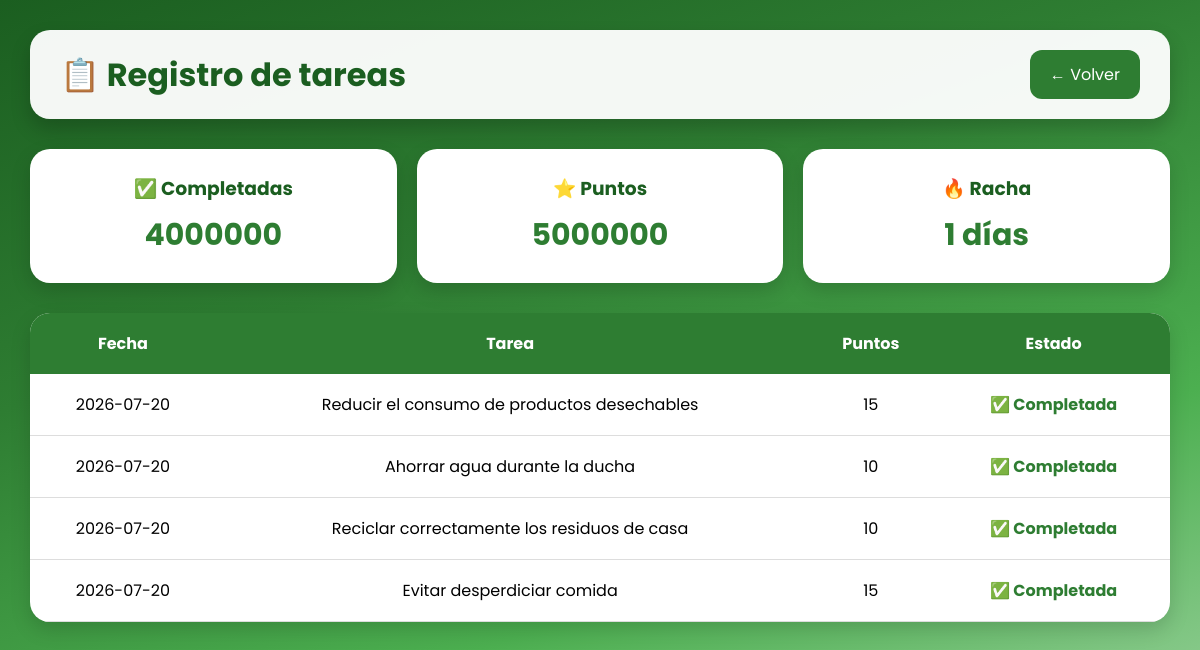
Page /tareas_reg (signed in) on the committed database.
### main.py (models this page shows, shortened)
class User(db.Model):
    id = db.Column(db.Integer, primary_key=True)
    email = db.Column(db.String(100), unique=True, nullable=False)
    password = db.Column(db.String(100), nullable=False)
    username = db.Column(db.String(100), nullable=True)
    points = db.Column(db.Integer, default=0)
    plant_name = db.Column(db.String(200), default=0)
    plant_type = db.Column(db.String(200), default=0)
    streak = db.Column(db.Integer, default=0)
    lvl = db.Column(db.Integer, default=0)
    impact = db.Column(db.Integer, default=0)

class Task(db.Model):
    id = db.Column(db.Integer, primary_key=True)
    user_id = db.Column(db.Integer, db.ForeignKey('user.id'), nullable=False)
    name = db.Column(db.String(100), nullable=False)
    points = db.Column(db.Integer, nullable=False)
    completed = db.Column(db.Boolean, default=False)
    date = db.Column(db.String(100), nullable=False)

### main.py (the view)
@app.route('/tareas_reg')
def tareas_reg():
    if 'user_id' not in session:
        return redirect('/')
    tareas = Task.query.filter_by(
        user_id=session['user_id']
    ).order_by(Task.date.desc()).all()
    return render_template(
        'registro.html',
        user=User.query.get(session['user_id']),
        tareas=tareas
    )

### templates/registro.html (shortened to what this page needs)
<!DOCTYPE html>
<html lang="es">
<head>
    <link rel="stylesheet" href="../static/css/registro.css">
</head>
<body>
<header class="encabezado">
    <h1>📋 Registro de tareas</h1>
    <a href="dashboard" class="volver">
        ← Volver
    </a>
</header>
<main class="contenedor">
    <section class="resumen">
        <div class="estadistica">
            <h3>✅ Completadas</h3>
            <p>{{ user.impact }}</p>
        </div>
        <div class="estadistica">
            <h3>⭐ Puntos</h3>
            <p>{{ user.points }}</p>
        </div>
        <div class="estadistica">
            <h3>🔥 Racha</h3>
            <p>{{ user.streak }} días</p>
        </div>
    </section>
    <section class="tabla">
        <table>
            <thead>
                <tr>
                    <th>Fecha</th>
                    <th>Tarea</th>
                    <th>Puntos</th>
                    <th>Estado</th>
                </tr>
            </thead>
            <tbody>
                {% for task in tareas %}
                <tr>
                    <td>{{ task.date }}</td>
                    <td>{{ task.name }}</td>
                    <td>{{ task.points }}</td>
                    <td>
                        {% if task.completed %}
                            <span class="completada">✅ Completada</span>
                        {% else %}
                            <span class="pendiente">❌ Pendiente</span>
                        {% endif %}
                    </td>
                </tr>
                {% endfor %}
            </tbody>
        </table>
    </section>
</main>
</body>
</html>

### static/css/registro.css (style rules this page uses)
* { margin:0; padding:0; box-sizing:border-box; font-family:'Poppins',sans-serif; }
body { min-height:100vh; background:linear-gradient(160deg,#1B5E20,#2E7D32,#4CAF50,#A5D6A7); padding:30px; }
.encabezado { max-width:1200px; margin:auto; margin-bottom:30px; background:rgba(255,255,255,.95); display:flex; justify-content:space-between; align-items:center; padding:20px 30px; border-radius:20px; box-shadow:0 10px 20px rgba(0,0,0,.2); }
.encabezado h1 { color:#1B5E20; }
.volver { text-decoration:none; background:#2E7D32; color:white; padding:12px 20px; border-radius:12px; transition:.3s; }
.contenedor { max-width:1200px; margin:auto; }
.resumen { display:flex; gap:20px; margin-bottom:30px; }
.estadistica { flex:1; background:white; padding:25px; text-align:center; border-radius:20px; box-shadow:0 8px 20px rgba(0,0,0,.15); }
.estadistica h3 { color:#1B5E20; margin-bottom:10px; }
.estadistica p { font-size:30px; font-weight:bold; color:#2E7D32; }
.tabla { background:white; border-radius:20px; overflow:hidden; box-shadow:0 8px 20px rgba(0,0,0,.15); }
table { width:100%; border-collapse:collapse; }
thead { background:#2E7D32; color:white; }
th { padding:18px; }
td { padding:18px; text-align:center; border-bottom:1px solid #ddd; }
.completada { color:#2E7D32; font-weight:bold; }

### rows in the picture
User: impact "4000000", points "5000000", streak "1"
Task: date "2026-07-20", name "Reducir el consumo de productos desechables", points "15", completed "✅ Completada"
Task: date "2026-07-20", name "Ahorrar agua durante la ducha", points "10", completed "✅ Completada"
Task: date "2026-07-20", name "Reciclar correctamente los residuos de casa", points "10", completed "✅ Completada"
Task: date "2026-07-20", name "Evitar desperdiciar comida", points "15", completed "✅ Completada"
